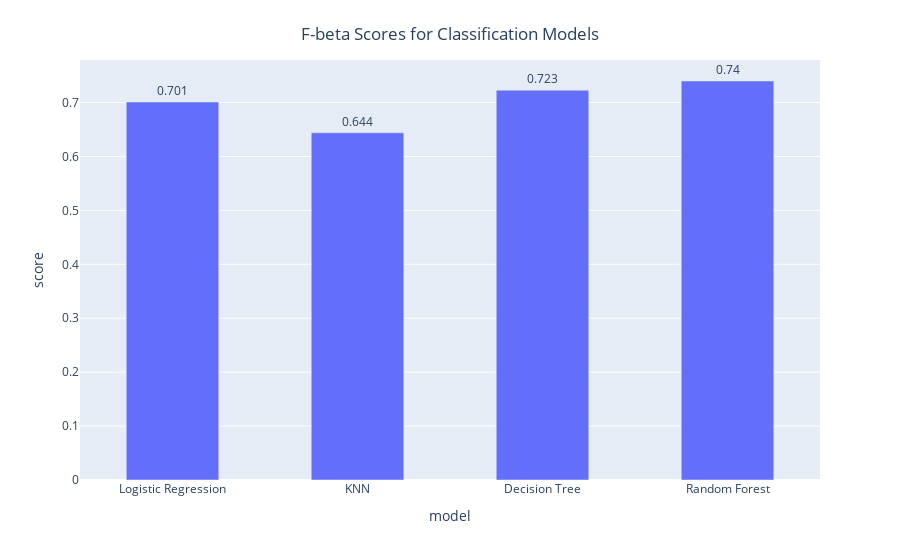

The code cell stored with this chart in its notebook:
### Code cell
fig = px.bar(data_frame=fbeta,x='model', y='score', text='score')
for data in fig.data:
    data["width"] = 0.5
fig.update_layout(
    title={
        'text': "F-beta Scores for Classification Models",
        'y':0.95,
        'x':0.5,
        'xanchor': 'center',
        'yanchor': 'top'})
fig.update_traces(textposition='outside')
fig.show()

### Figure 1 — Plotly figure (JSON) as saved in the notebook; plotly's stock layout.template omitted (floating-point values rounded to 4 significant figures)
{"data": [{"alignmentgroup": "True", "hovertemplate": "model=%{x}<br>score=%{text}<extra></extra>", "legendgroup": "", "marker": {"color": "#636efa"}, "name": "", "offsetgroup": "", "orientation": "v", "showlegend": false, "text": [0.701, 0.644, 0.723, 0.74], "textposition": "outside", "type": "bar", "width": 0.5, "x": ["Logistic Regression", "KNN", "Decision Tree", "Random Forest"], "xaxis": "x", "y": [0.701, 0.644, 0.723, 0.74], "yaxis": "y"}], "layout": {"barmode": "relative", "legend": {"tracegroupgap": 0}, "margin": {"t": 60}, "title": {"text": "F-beta Scores for Classification Models", "x": 0.5, "xanchor": "center", "y": 0.95, "yanchor": "top"}, "xaxis": {"anchor": "y", "domain": [0, 1], "title": {"text": "model"}}, "yaxis": {"anchor": "x", "domain": [0, 1], "title": {"text": "score"}}}}
